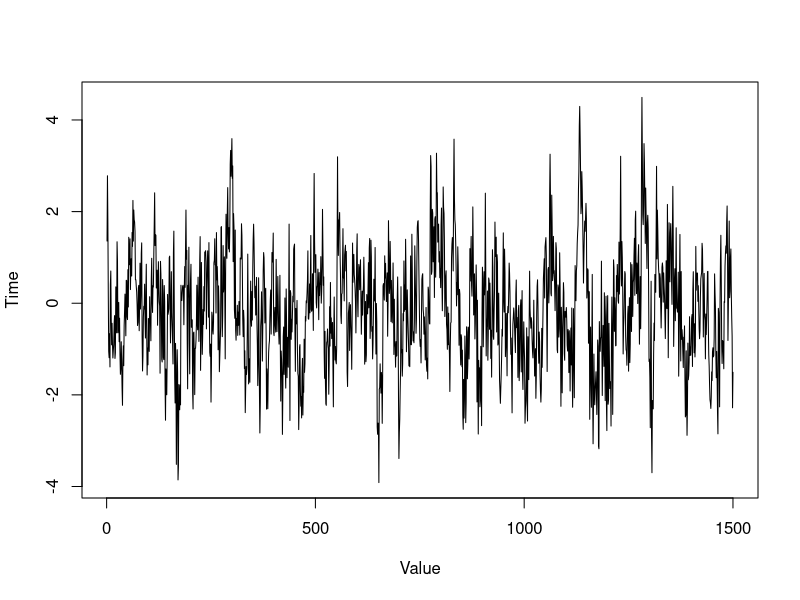
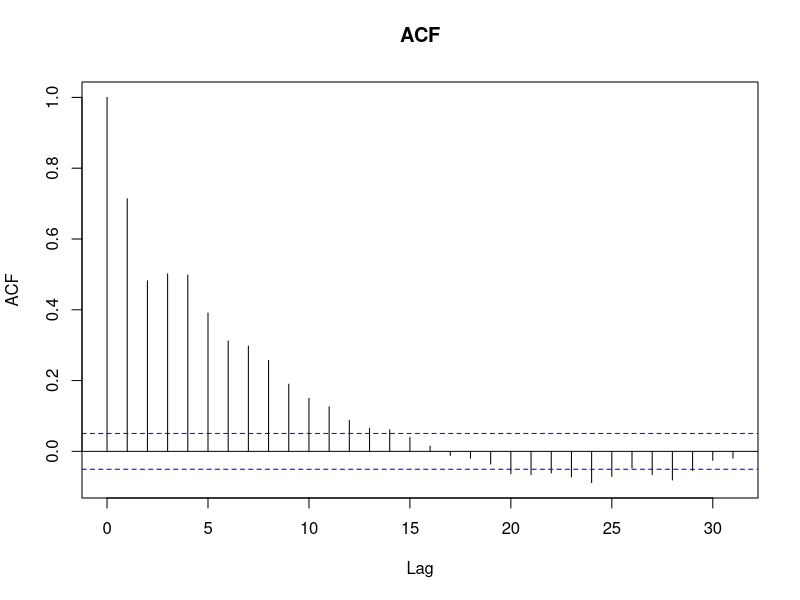
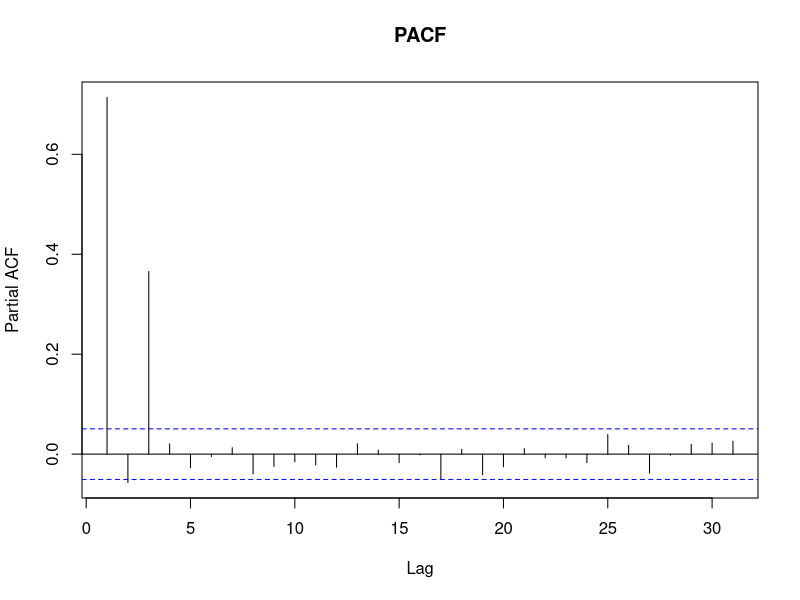

The R script that drew these images, in order: (Note: this script raises an error after producing the figures.)
## ---- chunk 1
knitr::opts_chunk$set(echo = TRUE)
#if you do not have the package, type install.packages("name_of_the_package")
library(knitr)
library(tseries)
library(zoo)
## ---- chunk 2
# Process AR(3) order in R studio
alpha1 <- 0.8
alpha2 <- -1/3
alpha3 <- 0.6 / sqrt(3)

sigma <- 0.8
## ---- chunk 3
set.seed(23456)

q3 <- arima.sim(model = list(ar = c(alpha1, alpha2, alpha3)), n = 1500, sd = sigma)
plot(q3, xlab = "Value", ylab = "Time")

## ---- chunk 4
q3_ts <- ts(q3)
acf(q3_ts, main = "ACF")
## ---- chunk 5
pacf(q3_ts, main = "PACF")
## ---- chunk 6

# Simulate AR(3) process
Z <- rnorm(1500, mean = 0, sd = 0.8)  # White noise
X <- numeric(1500)  # Initialize time series

# Generate time series data
for (t in 4:n) {
  X[t] <- alpha1 * X[t-1] + alpha2 * X[t-2] + alpha3 * X[t-3] + Z[t]
}

# Fit AR(3) model with different estimation methods
model_css_ml <- arima(X, order = c(3, 0, 0), method = "CSS-ML")
model_ml <- arima(X, order = c(3, 0, 0), method = "ML")
model_css <- arima(X, order = c(3, 0, 0), method = "CSS")

# Extract parameter estimates
results <- data.frame(
  Estimation = c("True Values", "CSS-ML", "ML", "CSS"),
  alpha1 = c(alpha1, coef(model_css_ml)[1], coef(model_ml)[1], coef(model_css)[1]),
  alpha2 = c(alpha2, coef(model_css_ml)[2], coef(model_ml)[2], coef(model_css)[2]),
  alpha3 = c(alpha3, coef(model_css_ml)[3], coef(model_ml)[3], coef(model_css)[3]),
  Variance = c(sigma, model_css_ml$sigma, model_ml$sigma, model_css$sigma)
)

# Round to 3 decimal places
results[, -1] <- round(results[, -1], 3)

# Present results in a table using kable
kable(results, caption = "Comparison of AR(3) Parameter Estimates Using Different Estimation Methods")

